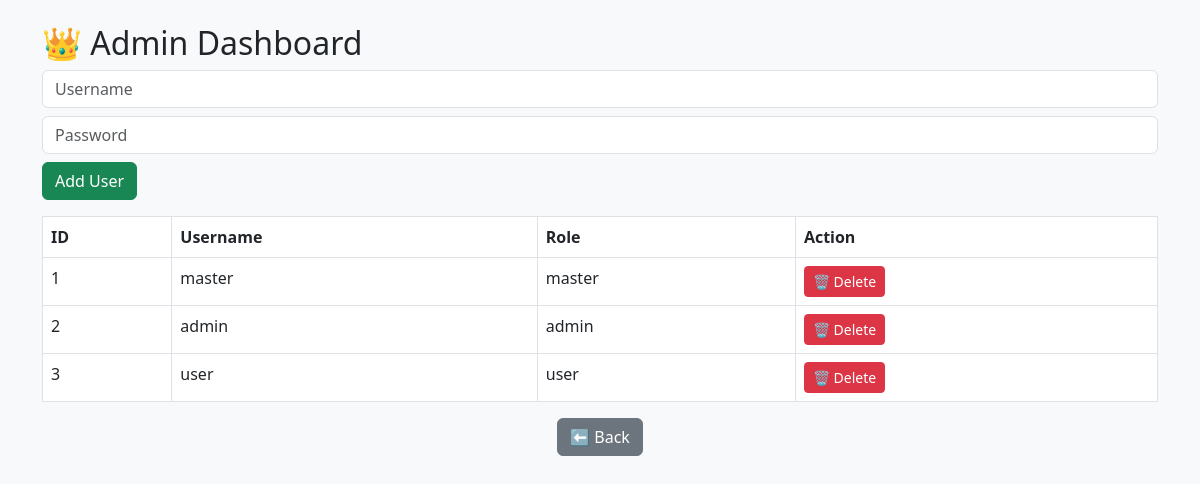
The app's page /admin (signed in), older data.
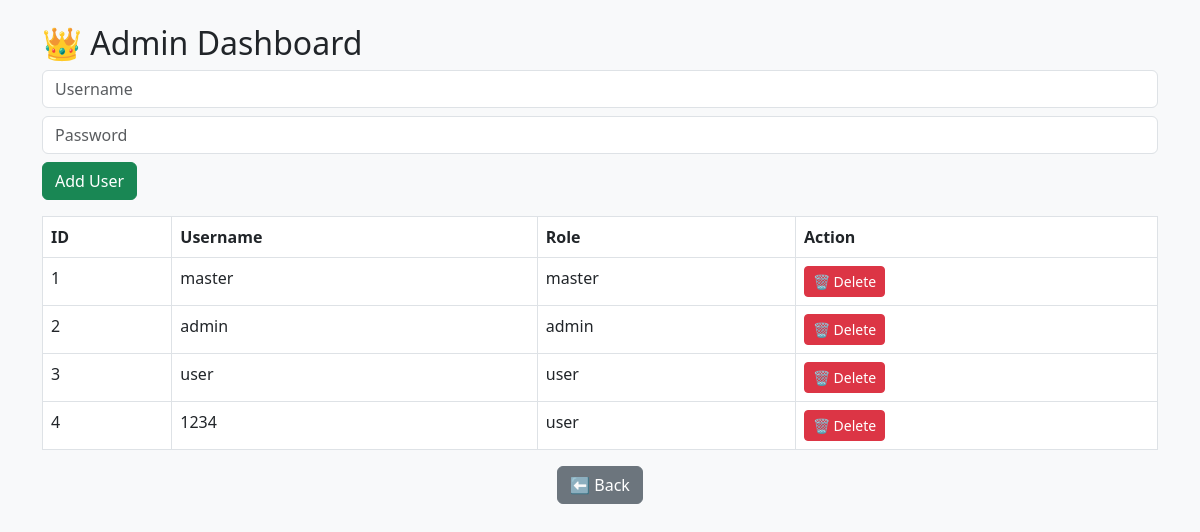
The same page, newer data.
### app.py (models this page shows)
class User(db.Model):
    id = db.Column(db.Integer, primary_key=True)
    username = db.Column(db.String(100))
    password = db.Column(db.String(200))
    role = db.Column(db.String(50))

### app.py (the view, shortened to what this page needs)
@app.route("/admin", methods=["GET", "POST"])
def admin():
    ip, device = get_client_info()
    method = get_device_type()
    if session.get("role") != "admin":
        return "Unauthorized"
    users = User.query.all()
    return render_template("admin.html", users=users)

### app.py (called while the page is built)
def get_client_info():
    ip = request.headers.get("X-Forwarded-For", request.remote_addr)
    user_agent = request.headers.get("User-Agent", "").lower()
    if "iphone" in user_agent:
        device_type = "iPhone"
    elif "android" in user_agent:
        device_type = "Android"
    elif "windows" in user_agent:
        device_type = "Windows PC"
    elif "mac" in user_agent:
        device_type = "Mac"
    else:
        device_type = "Unknown"
    if "chrome" in user_agent:
        browser = "Chrome"
    elif "safari" in user_agent and "chrome" not in user_agent:
        browser = "Safari"
    elif "firefox" in user_agent:
        browser = "Firefox"
    else:
        browser = "Other"
    device = f"{device_type} - {browser}"
    return ip, device

def get_device_type():
    user_agent = request.headers.get("User-Agent", "").lower()
    if "mobile" in user_agent:
        device = "mobile"
    else:
        device = "web"
    session["device"] = device
    return device

### templates/admin.html (shortened to what this page needs)
<!DOCTYPE html>
<html>
<head>
    <link href="https://cdn.jsdelivr.net/npm/bootstrap@5.3.0/dist/css/bootstrap.min.css" rel="stylesheet">
</head>
<body class="bg-light">
<div class="container py-4">
    <h2>👑 Admin Dashboard</h2>
    <form method="POST" class="mb-3">
        <input name="username" class="form-control mb-2" placeholder="Username">
        <input name="password" class="form-control mb-2" placeholder="Password">
        <button class="btn btn-success">Add User</button>
    </form>
    <table class="table table-bordered">
        <thead>
            <tr>
                <th>ID</th>
                <th>Username</th>
                <th>Role</th>
                <th>Action</th>
            </tr>
        </thead>
        <tbody>
            {% for user in users %}
            <tr>
                <td>{{ user.id }}</td>
                <td>{{ user.username }}</td>
                <td>{{ user.role }}</td>
                <td>
                    <a href="/delete-user/{{ user.id }}"
                       class="btn btn-danger btn-sm"
                       onclick="return confirm('Delete this user?')">
                        🗑 Delete
                    </a>
                </td>
            </tr>
            {% endfor %}
        </tbody>
    </table>
    <div class="text-center mt-3">
        <a href="/dashboard" class="btn btn-secondary">⬅ Back</a>
    </div>
</div>
</body>
</html>

Row changes from the older to the newer data that the page shows:
added User: id "4", username "1234", role "user"
